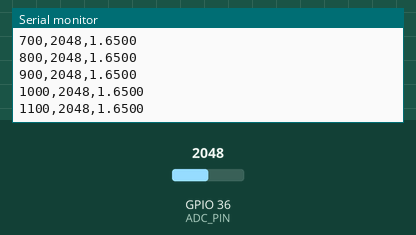
Simulated run of this sketch. Board: ESP32. Shown: the last lines printed to the serial monitor. The inputs (shaded band) are chosen by the test bench; at power-on: GPIO 36 (ADC_PIN) = 2048 (analog values on the 0–4095 scale).

Above: at 1.2 s.
1.3 s: GPIO 36 (ADC_PIN) set to 2866
At 1.31 s:
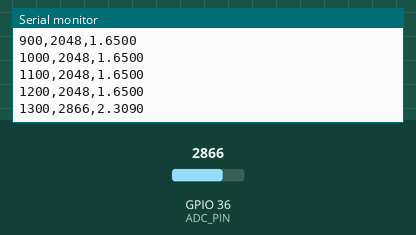
2.8 s: GPIO 36 (ADC_PIN) set to 3603
At 2.81 s:
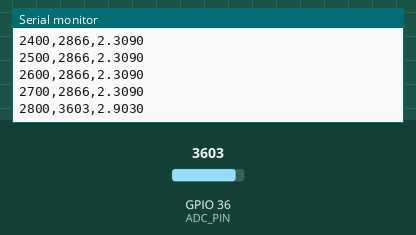
Timing chart, 0 to 5.8 s (numbered marks = the images above; inputs shaded):
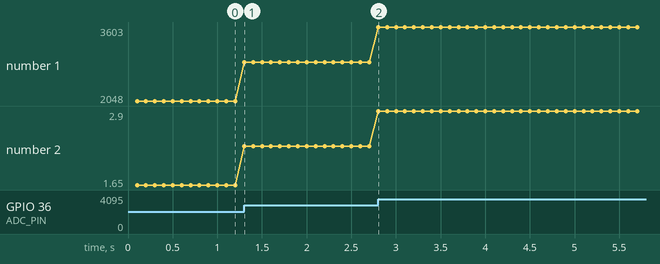

Measured:
- after the input at 1.3 s, the serial monitor: prints a new line at once (image 1)
- plotted number 1: 2048 → 2866 after the input at 1.3 s
- plotted number 2: 1.65 → 2.31 after the input at 1.3 s

The sketch:

ESP32_ADC_Serial_Semana05.ino
```cpp
/* UACJ · Tópicos de Ingeniería Eléctrica II | Semana 5
   ESP32 clásico (por ejemplo, ESP32-WROOM-32)
   Entrada ADC1 GPIO36. Potenciómetro 10 kOhm entre 3V3 y GND;
   cursor a GPIO36. No exceder 3.3 V; no aplicar voltaje negativo. Rango útil depende de atenuación.
   Tramas: t_ms,adc,voltage (voltaje estimado mediante calibración interna; verificar con DMM).
*/
#include <Arduino.h>
constexpr int ADC_PIN = 36;
constexpr unsigned long SAMPLE_MS = 100UL;
unsigned long nextSample = 0UL;

void setup() {
  Serial.begin(115200);
  analogReadResolution(12); // 0 ... 4095
  analogSetPinAttenuation(ADC_PIN, ADC_11db);
  nextSample = millis() + SAMPLE_MS;
  Serial.println("# UACJ Semana 5: ADC1 GPIO36, 10 Hz");
  Serial.println("t_ms,adc,voltage");
}
void loop() {
  unsigned long now = millis();
  if ((long)(now - nextSample) >= 0) {
    nextSample += SAMPLE_MS;
    if ((long)(now - nextSample) > (long)SAMPLE_MS) nextSample = now + SAMPLE_MS;
    int adc = analogRead(ADC_PIN);
    float v_est = analogReadMilliVolts(ADC_PIN) / 1000.0f; // calibración incorporada, verificar con DMM
    Serial.print(now);
    Serial.print(',');
    Serial.print(adc);
    Serial.print(',');
    Serial.println(v_est, 4);
  }
}
```
